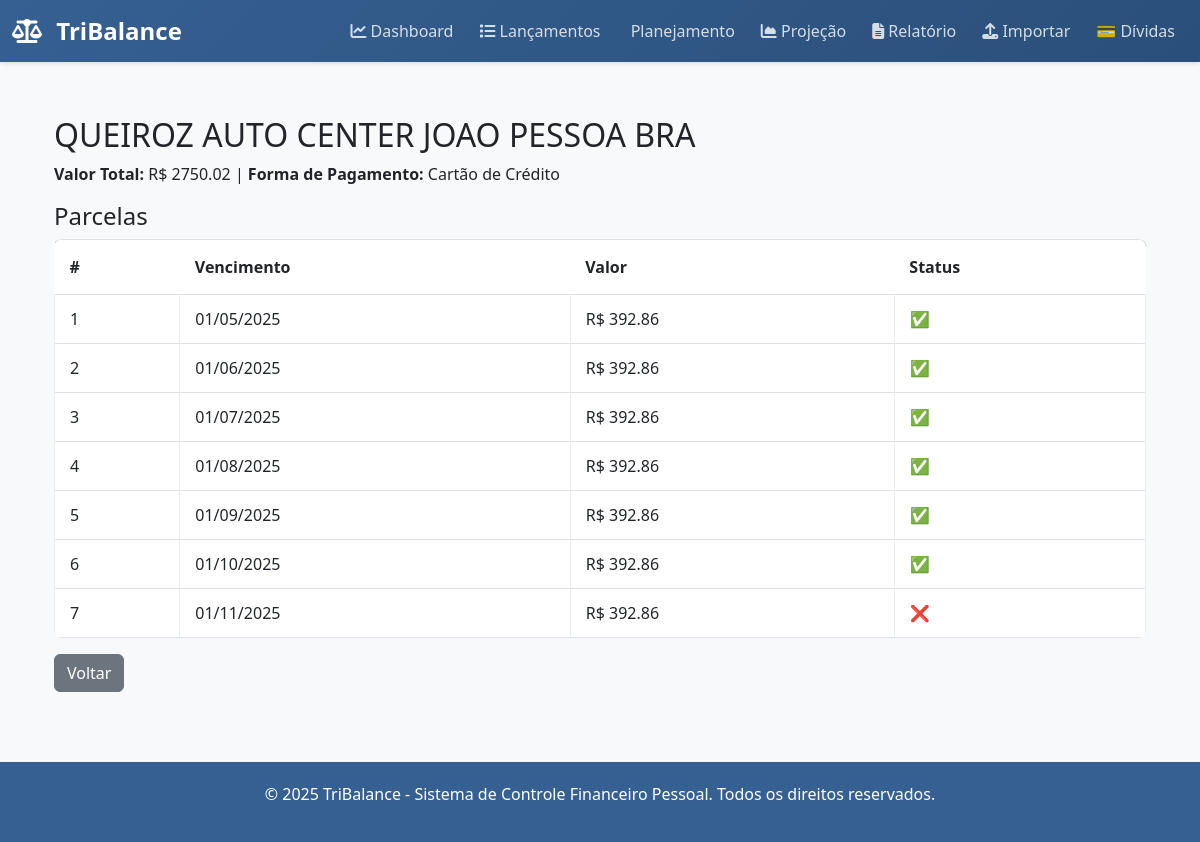
Page /dividas/9950/ on the committed database.
### dividas/models.py (models this page shows, shortened)
class Divida(models.Model):
    CATEGORIAS = [
        ('cartao', 'Cartão de Crédito'),
        ('emprestimo', 'Empréstimo'),
        ('compra', 'Compra Parcelada'),
        ('outro', 'Outros'),
    ]
    FORMAS_PAGAMENTO = [
        ('credito', 'Cartão de Crédito'),
        ('debito', 'Débito em Conta'),
        ('boleto', 'Boleto'),
        ('pix', 'Pix'),
        ('outro', 'Outro'),
    ]
    descricao = models.CharField(max_length=150)
    categoria = models.CharField(max_length=20, choices=CATEGORIAS, default='compra')
    forma_pagamento = models.CharField(max_length=20, choices=FORMAS_PAGAMENTO, default='credito')
    data_compra = models.DateField(default=timezone.now)
    valor_total = models.DecimalField(max_digits=10, decimal_places=2)
    parcelas_totais = models.PositiveIntegerField(default=1)
    tipo_despesa = models.CharField(max_length=50, blank=True, null=True)
    observacao = models.TextField(blank=True, null=True)
    quitada = models.BooleanField(default=False)
    mes = models.CharField(max_length=20, blank=True, null=True)
    ano = models.PositiveIntegerField(blank=True, null=True)

class Parcela(models.Model):
    divida = models.ForeignKey(Divida, related_name='parcelas', on_delete=models.CASCADE)
    numero = models.PositiveIntegerField()
    vencimento = models.DateField()
    valor = models.DecimalField(max_digits=10, decimal_places=2)
    paga = models.BooleanField(default=False)
    data_pagamento = models.DateField(blank=True, null=True)

### dividas/views.py (the view)
# urls.py: path('<int:pk>/', views.divida_detalhe, name='divida_detalhe'),
def divida_detalhe(request, pk):
    divida = get_object_or_404(Divida, pk=pk)
    parcelas = divida.parcelas.all().order_by('numero')
    return render(request, 'dividas/divida_detalhe.html', {'divida': divida, 'parcelas': parcelas})

### dividas/templates/dividas/divida_detalhe.html
{% extends 'base.html' %}
{% block content %}
<div class="container mt-4">
  <h2>{{ divida.descricao }}</h2>
  <p><b>Valor Total:</b> R$ {{ divida.valor_total }} | <b>Forma de Pagamento:</b> {{ divida.get_forma_pagamento_display }}</p>
  <h4>Parcelas</h4>
  <table class="table table-bordered">
    <thead><tr><th>#</th><th>Vencimento</th><th>Valor</th><th>Status</th></tr></thead>
    <tbody>
      {% for parcela in parcelas %}
      <tr>
        <td>{{ parcela.numero }}</td>
        <td>{{ parcela.vencimento|date:"d/m/Y" }}</td>
        <td>R$ {{ parcela.valor }}</td>
        <td>{% if parcela.paga %}✅{% else %}❌{% endif %}</td>
      </tr>
      {% endfor %}
    </tbody>
  </table>
  <a href="{% url 'dividas:divida_list' %}" class="btn btn-secondary">Voltar</a>
</div>
{% endblock %}

### tribalance_config/templates/base.html (style rules this page uses)
:root { --primary-color: #366092; --success-color: #28a745; --danger-color: #dc3545; --warning-color: #ffc107; --info-color: #17a2b8; }
body { background-color: #f8f9fa; font-family: 'Segoe UI', Tahoma, Geneva, Verdana, sans-serif; }
.table { background-color: white; border-radius: 8px; overflow: hidden; }
.table thead { background-color: var(--primary-color); color: white; }
.table thead th { border: none; padding: 15px; font-weight: 600; cursor: pointer; user-select: none; }
.table tbody td { padding: 12px 15px; vertical-align: middle; border-color: #e9ecef; }

### rows in the picture
Divida: descricao "QUEIROZ AUTO CENTER JOAO PESSOA BRA", valor_total "2750.02", forma_pagamento "Cartão de Crédito"
Parcela: numero "1", vencimento "01/05/2025", valor "392.86"
Parcela: numero "2", vencimento "01/06/2025", valor "392.86"
Parcela: numero "3", vencimento "01/07/2025", valor "392.86"
Parcela: numero "4", vencimento "01/08/2025", valor "392.86"
Parcela: numero "5", vencimento "01/09/2025", valor "392.86"
Parcela: numero "6", vencimento "01/10/2025", valor "392.86"
Parcela: numero "7", vencimento "01/11/2025", valor "392.86"
